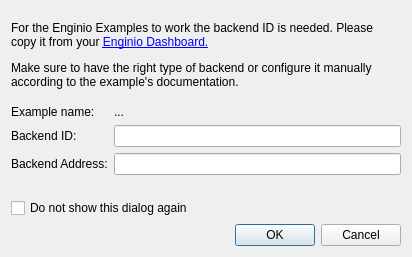
<?xml version="1.0" encoding="UTF-8"?>
<ui version="4.0">
 <class>Dialog</class>
 <widget class="QDialog" name="Dialog">
  <property name="geometry">
   <rect>
    <x>0</x>
    <y>0</y>
    <width>412</width>
    <height>257</height>
   </rect>
  </property>
  <property name="windowTitle">
   <string>Enginio Backend Configuration</string>
  </property>
  <layout class="QVBoxLayout" name="verticalLayout">
   <item>
    <widget class="QLabel" name="label_3">
     <property name="text">
      <string>&lt;html&gt;&lt;head/&gt;&lt;body&gt;&lt;p&gt;For the Enginio Examples to work the backend ID is needed. Please copy it from your &lt;a href=&quot;http://engin.io&quot;&gt;&lt;span style=&quot; text-decoration: underline; color:#0000ff;&quot;&gt;Enginio Dashboard.&lt;/span&gt;&lt;/a&gt;&lt;/p&gt;&lt;p&gt;Make sure to have the right type of backend or configure it manually according to the example's documentation.&lt;/p&gt;&lt;/body&gt;&lt;/html&gt;</string>
     </property>
     <property name="wordWrap">
      <bool>true</bool>
     </property>
     <property name="openExternalLinks">
      <bool>true</bool>
     </property>
    </widget>
   </item>
   <item>
    <layout class="QFormLayout" name="formLayout">
     <property name="fieldGrowthPolicy">
      <enum>QFormLayout::AllNonFixedFieldsGrow</enum>
     </property>
     <item row="0" column="0">
      <widget class="QLabel" name="exampleNameLabel">
       <property name="text">
        <string>Example name:</string>
       </property>
      </widget>
     </item>
     <item row="0" column="1">
      <widget class="QLabel" name="exampleName">
       <property name="text">
        <string>...</string>
       </property>
      </widget>
     </item>
     <item row="1" column="0">
      <widget class="QLabel" name="label">
       <property name="text">
        <string>Backend ID:</string>
       </property>
      </widget>
     </item>
     <item row="1" column="1">
      <widget class="QLineEdit" name="backendId"/>
     </item>
     <item row="2" column="0">
      <widget class="QLabel" name="label_2">
       <property name="text">
        <string>Backend Address:</string>
       </property>
      </widget>
     </item>
     <item row="2" column="1">
      <widget class="QLineEdit" name="backendAddress"/>
     </item>
    </layout>
   </item>
   <item>
    <widget class="QCheckBox" name="askAgain">
     <property name="text">
      <string>Do not show this dialog again</string>
     </property>
    </widget>
   </item>
   <item>
    <widget class="QDialogButtonBox" name="buttonBox">
     <property name="orientation">
      <enum>Qt::Horizontal</enum>
     </property>
     <property name="standardButtons">
      <set>QDialogButtonBox::Cancel|QDialogButtonBox::Ok</set>
     </property>
    </widget>
   </item>
  </layout>
 </widget>
 <resources/>
 <connections>
  <connection>
   <sender>buttonBox</sender>
   <signal>accepted()</signal>
   <receiver>Dialog</receiver>
   <slot>accept()</slot>
   <hints>
    <hint type="sourcelabel">
     <x>248</x>
     <y>254</y>
    </hint>
    <hint type="destinationlabel">
     <x>157</x>
     <y>274</y>
    </hint>
   </hints>
  </connection>
  <connection>
   <sender>buttonBox</sender>
   <signal>rejected()</signal>
   <receiver>Dialog</receiver>
   <slot>reject()</slot>
   <hints>
    <hint type="sourcelabel">
     <x>316</x>
     <y>260</y>
    </hint>
    <hint type="destinationlabel">
     <x>286</x>
     <y>274</y>
    </hint>
   </hints>
  </connection>
 </connections>
</ui>
